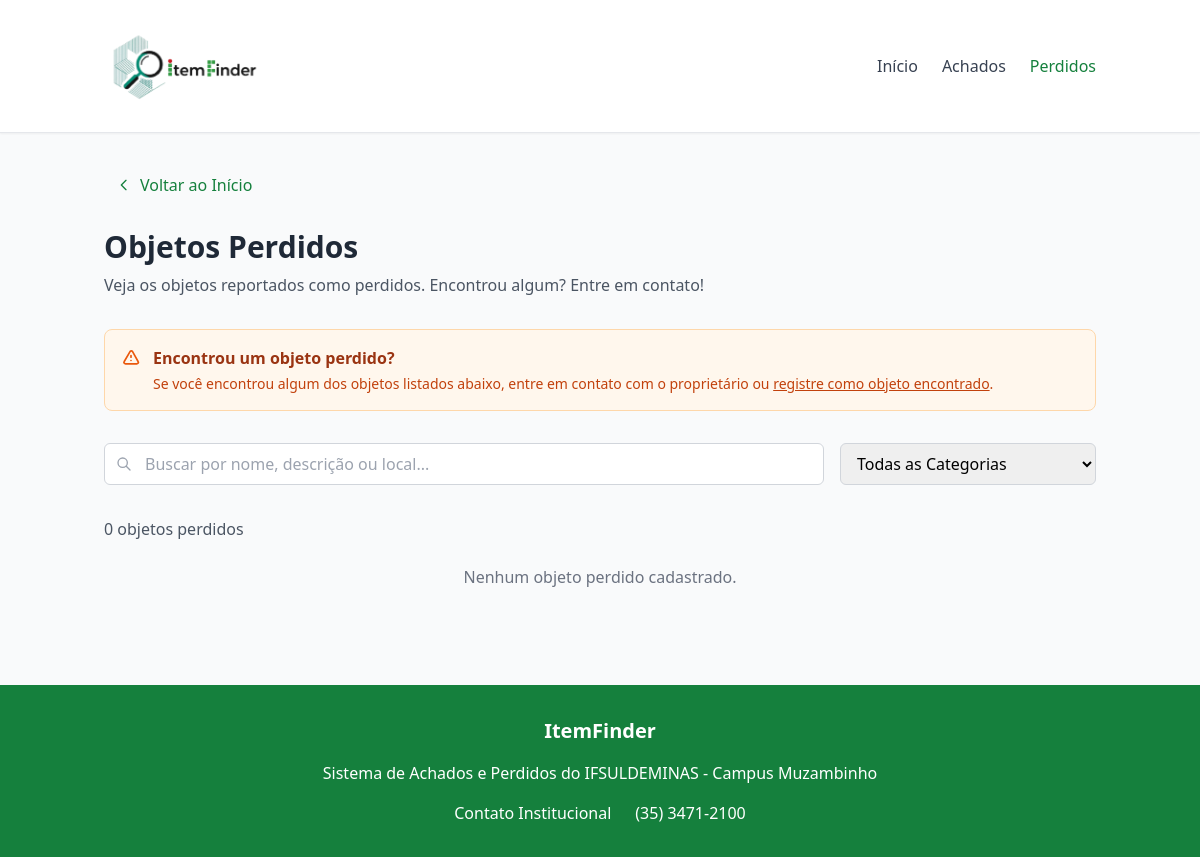
The app's page /perdidos/, older data.
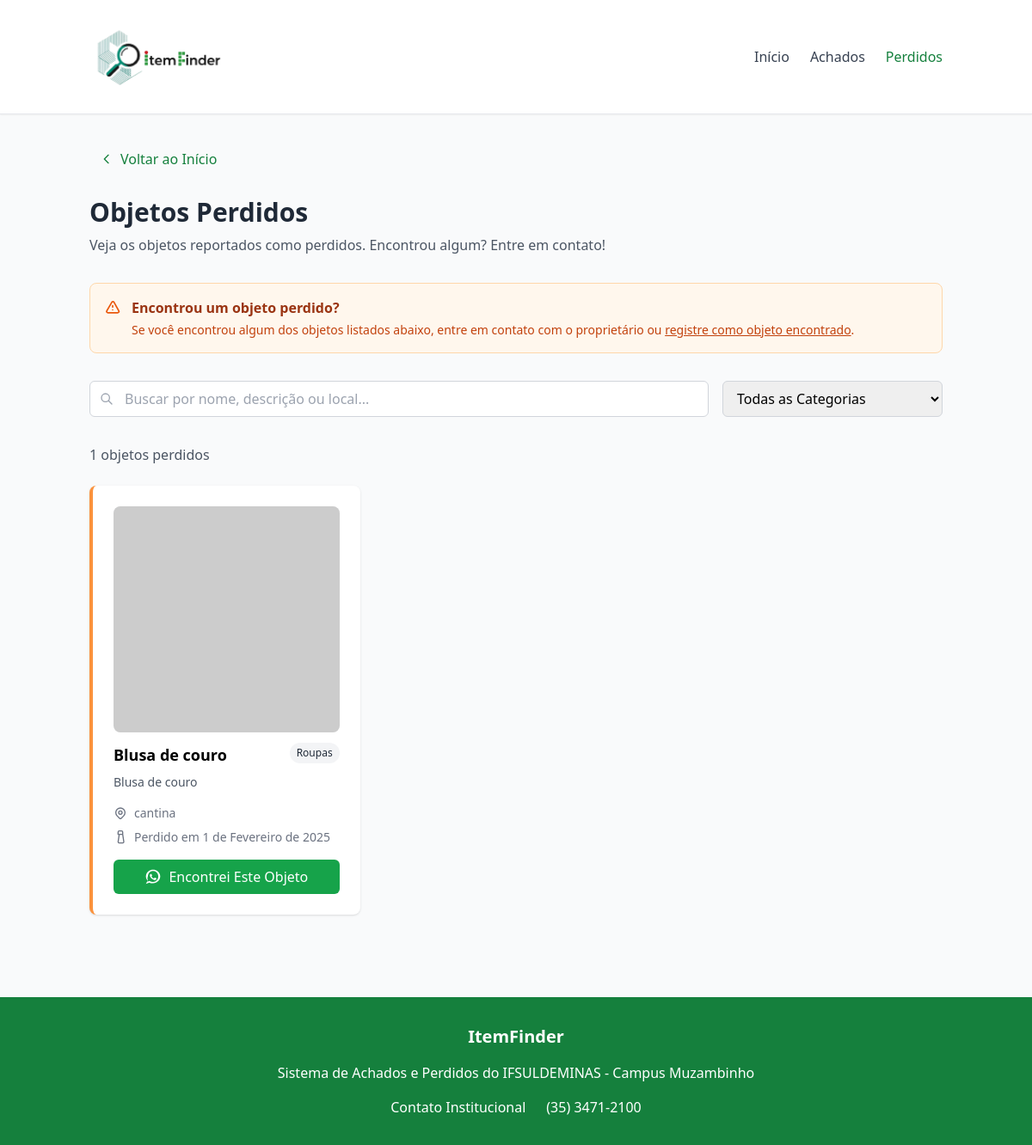
The same page, newer data.
### app/models.py (models this page shows, shortened)
class ItemPerdido(models.Model):
    nome = models.CharField(max_length=100)
    desc = models.TextField()
    local = models.CharField(max_length=100)
    data = models.DateField()
    foto = models.ImageField(upload_to='fotos/', blank=True, null=True)
    telefone = models.CharField(max_length=20)
    recompensa = models.CharField(max_length=50, blank=True, null=True)
    categoria = models.CharField(max_length=50, blank=True, null=True)
    data_cadastro = models.DateTimeField(auto_now_add=True)
    user = models.ForeignKey(User, on_delete=models.CASCADE)

### app/views.py (the view)
# urls.py: path('perdidos/', views.perdidos, name='perdidos'),
def perdidos(request):
    itens = ItemPerdido.objects.all()
    return render(request, 'app/perdidos.html', {'itens': itens})

### app/templates/app/perdidos.html (shortened to what the changed rows need)
{% load static %}
<!DOCTYPE html>
<html lang="pt-BR">
<head>
    <script src="https://cdn.tailwindcss.com"></script>
    <link rel="stylesheet" href="https://cdnjs.cloudflare.com/ajax/libs/font-awesome/6.5.0/css/all.min.css">
</head>
<body class="min-h-screen bg-gray-50">
    <div class="container mx-auto px-4 py-8">
        <div class="mb-8">
            <h1 class="text-3xl font-bold text-gray-800 mb-2">Objetos Perdidos</h1>
        </div>
        <div class="mb-6">
            <p class="text-gray-600" id="resultsCount">{{ itens|length }} objetos perdidos</p>
        </div>
        <div class="grid grid-cols-1 md:grid-cols-2 lg:grid-cols-3 gap-6" id="itemsGrid">
            {% for item in itens %}
            <div class="bg-white rounded-lg shadow hover-shadow transition-shadow border-l-orange-400"
                data-category="{{ item.categoria }}">
                <div class="p-6">
                    <div class="aspect-square relative mb-3 bg-gray-100 rounded-lg overflow-hidden">
                        {% if item.foto %}
                        <img src="{{ item.foto.url }}" alt="{{ item.nome }}" class="w-full h-full object-cover" />
                        {% else %}
                        <img src="https://via.placeholder.com/300x300?text=Sem+Imagem" alt="Sem imagem"
                            class="w-full h-full object-cover" />
                        {% endif %}
                    </div>
                    <div class="flex items-start justify-between mb-2">
                        <h3 class="text-lg font-semibold">{{ item.nome }}</h3>
                        <span class="ml-2 px-2 py-1 bg-gray-100 text-gray-800 text-xs rounded-full">
                            {{ item.categoria|title }}
                        </span>
                    </div>
                    <p class="text-gray-600 text-sm mb-4 line-clamp-3">{{ item.desc }}</p>
                    <div class="space-y-2 text-sm mb-4">
                        <div class="flex items-center text-gray-500">
                            {{ item.local }}
                        </div>
                        <div class="flex items-center text-gray-500">
                            <svg class="mr-2 h-4 w-4" fill="none" stroke="currentColor" viewBox="0 0 24 24">
                                <path stroke-linecap="round" stroke-linejoin="round" stroke-width="2"
                                    d="M8 7V3a2 2 0 012-2h4a2 2 0 012 2v4m-6 0h6m-6 0l-2 13a2 2 0 002 2h6a2 2 0 002-2L16 7" />
                            </svg>
                            Perdido em {{ item.data }}
                        </div>
                    </div>
                    <a href="https://wa.me/55{{ item.telefone|default:''|cut:'('|cut:')'|cut:'-'|cut:' ' }}?text=Olá!%20Encontrei%20seu%20objeto:%20{{ item.nome }}"
                        target="_blank"
                        class="flex items-center justify-center gap-2 bg-green-600 hover:bg-green-700 text-white py-2 px-4 rounded-md transition-colors">
                        Encontrei Este Objeto
                    </a>
                </div>
            </div>
            {% empty %}
            <p class="text-gray-500 text-center col-span-3">Nenhum objeto perdido cadastrado.</p>
            {% endfor %}
        </div>
    </div>
</body>
</html>

Row changes from the older to the newer data that the page shows:
added ItemPerdido: nome "Blusa de couro", categoria "Roupas", desc "Blusa de couro", local "cantina", data "1 de Fevereiro de 2025"
Text that changed along with them:
{{ itens|length }}: "0" → "1"
text no longer shown: "Nenhum objeto perdido cadastrado."
